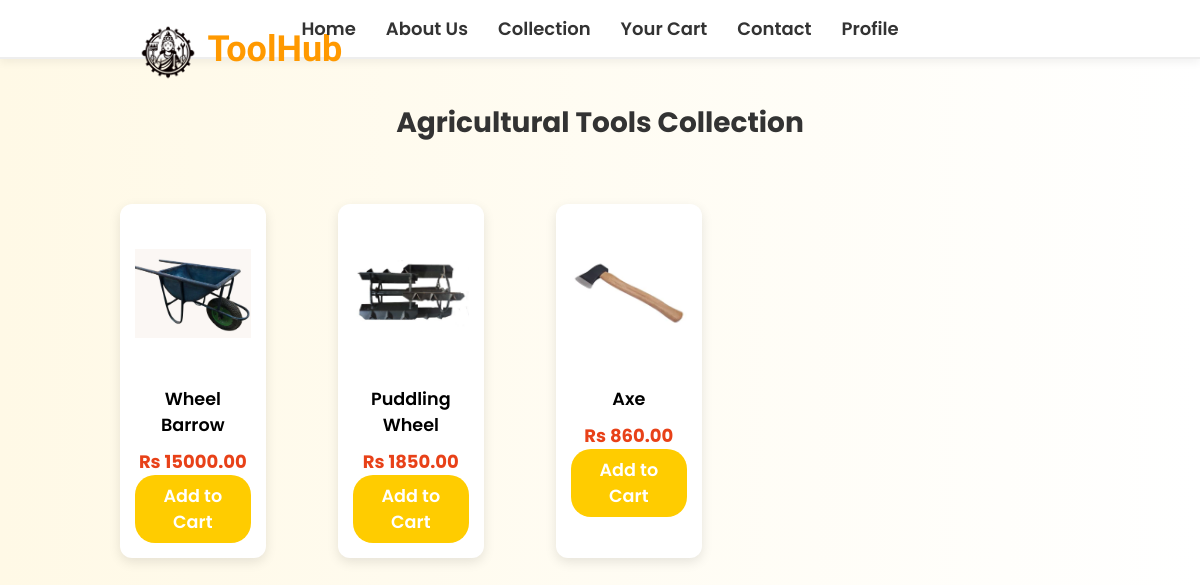
Before: /agriculturaltool/ with the older database file.
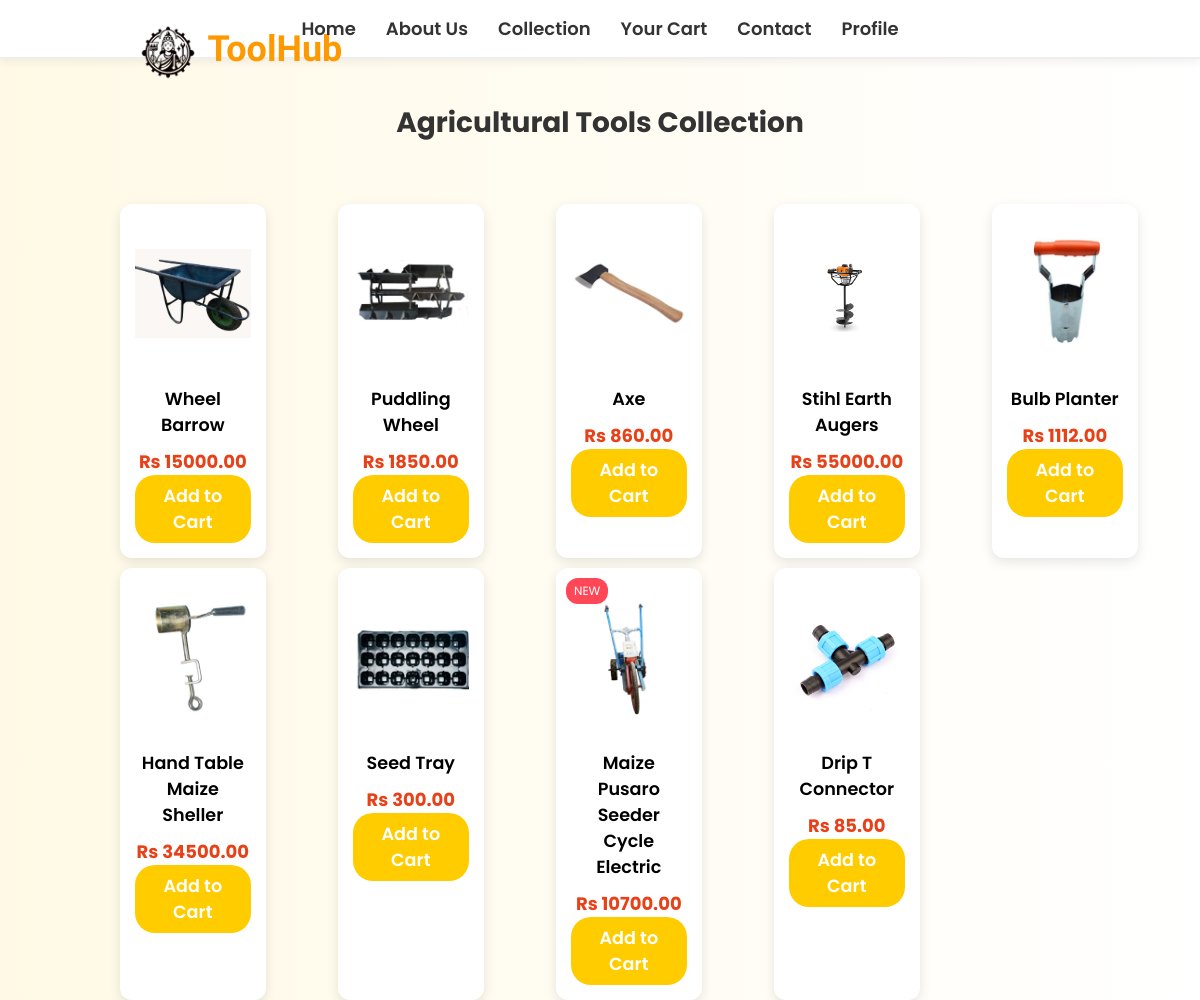
After: the same page with the newer database file.
### hardware/models.py (models this page shows, shortened)
class Product(models.Model):
    pid = ShortUUIDField(primary_key=True,unique=True, length = 10, max_length=20, prefix="prod", alphabet="abcdefgh12345")
    user = models.ForeignKey(User, on_delete=models.SET_NULL, null=True, blank=True)
    category = models.ForeignKey(Category, on_delete=models.SET_NULL, null=True, blank=True)
    name = models.CharField(max_length=100)
    image = models.ImageField(upload_to="user_directory_path") # used to store product image
    description = models.TextField(max_length=500, null=True, blank=True)
    price = models.DecimalField(max_digits=10, decimal_places=2)
    old_price = models.DecimalField(max_digits=10, decimal_places=2, null=True,blank=True)
    label = models.CharField(choices=LABEL_CHOICES, max_length=10, blank=True)  # 'Hot', 'Sale', or empty
    specification = models.TextField(max_length=500, null=True, blank=True)
    product_status = models.CharField(choices = STATUS, max_length=20) # used to check if product is new, used or refurbished
    status = models.CharField(max_length=50, default='Active')  # or any default value you want
    in_stock = models.BooleanField(default=True) #used to check if product is in stock
    featured = models.BooleanField(default=False) #used to check if product is featured
    created_at = models.DateTimeField(auto_now_add=True) # used to check when product was created
    updated_at = models.DateTimeField(auto_now=True) # used to check when product was updated
    class Meta:
        verbose_name_plural = "Products"

### hardware/views.py (the view)
def agricultureTools(request):
    products = Product.objects.filter(category__name='Agricultural Tools')
    context = {
        'products': products
    }
    return render(request, 'hardware/agriculturaltool.html', context)

### templates/hardware/agriculturaltool.html (shortened to what this page needs)
<!DOCTYPE html>
<html lang="en">
   {% load static %}
  <head>
  </head>
  <body>
    <nav>
      <div class="nav-center">
        <a href="/first">Home</a>
        <a href="/aboutus">About Us</a>
        <a href="/collection">Collection</a>
        <a href="/cart">Your Cart</a>
        <a href="/contact">Contact</a>
        <a href="/profile">Profile</a>
      </div>
    </nav>
    <div class="logocontainer">
      <img src="{% static 'hardware/image/logo.png' %}" alt="logoshere" id="logo" />
      <h1 id="firstheader">ToolHub</h1>
    </div>
    <h1 class="page-title">Agricultural Tools Collection</h1>
    <div class="product-grid">
      {% for product in products %}
        <div class="product-card">
          {% if product.label %}
            <span class="badge {{ product.label|lower }}">{{ product.label }}</span>
          {% endif %}
          <img src="{{ product.image.url }}" alt="{{ product.name }}" class="product-image" />
          <h3><a href="/productdetail/{{ product.pid }}" class="product-name">{{ product.name }}</a></h3>
          <p class="price">Rs {{ product.price }}</p>
          <button class="add-to-cart"><a href="/add_to_cart/{{ product.pid }}" class="addtocartname">Add to Cart</a></button>
        </div>
      {% endfor %}
    </div>
  </body>
</html>

### templates/hardware/agriculturaltool.html (style rules this page uses)
* { margin: 0; padding: 0; box-sizing: border-box; font-family: 'Poppins', sans-serif; }
body { font-family: 'Poppins'; background: linear-gradient(to right, #fff9e6, #ffffff); color: #333; }
nav { background: #fff; border-bottom: 2px solid #eee; display: flex; justify-content: center; padding: 15px 20px; box-shadow: 0 4px 8px rgba(0, 0, 0, 0.05); }
.nav-center { display: flex; gap: 30px; }
.nav-center a { color: #333; font-weight: 600; font-size: 18px; text-decoration: none; position: relative; transition: color 0.3s ease; }
.nav-center a::after { content: ''; position: absolute; bottom: -5px; left: 0; width: 0%; height: 2px; background-color: #ffcc00; transition: width 0.3s ease-in-out; }
.logocontainer { display: flex; align-items: center; justify-content: center; margin: 20px 0; margin-top: -2%; margin-left: -60%; }
#logo { height: 60px; margin-right: 10px; margin-top: -0.7%; }
#firstheader { font-family: 'Dancing Script', cursive; font-size: 36px; color: #ff9900; font-weight: bold; margin-top: -1%; }
.page-title { font-size: 28px; color: #333; margin-bottom: 30px; text-align: center; }
.product-grid { display: grid; grid-template-columns: repeat(5, 1fr); gap: 10px; margin-top: 5%; margin-left: 10%; }
.product-card { background: #fff; padding: 15px; border-radius: 12px; box-shadow: 0 4px 12px rgba(0, 0, 0, 0.1); width: 70%; height: 100%; position: relative; transition: transform 0.3s ease; text-align: center; }
.product-image { width: 100%; height: 150px; object-fit: contain; }
.badge { position: absolute; top: 10px; left: 10px; background: #ff4757; color: #fff; font-size: 12px; padding: 4px 8px; border-radius: 12px; text-transform: uppercase; }
.product-name { margin: 10px 0; font-size: 16px; color: black; font-size: 1.1rem; font-weight: 600; display: block; text-decoration: none; }
.price { color: #e84118; font-size: 18px; font-weight: bold; }
.add-to-cart { margin-top: 10px 0; background: #ffcc00; color: #fff; border: none; padding: 8px 15px; border-radius: 20px; cursor: pointer; transition: background 0.3s ease; display: block; text-decoration: none; text-align: center; margin-left: auto; margin-right: auto; }
.addtocartname { display: block; font-family: 'Poppins'; font-size: 1.1rem; font-weight: 600; color: white; text-decoration: none; }

Changed rows visible on the page:
added Product: image (picture), name "Stihl Earth Augers", price "55000.00"
added Product: image (picture), name "Bulb Planter", price "1112.00"
added Product: image (picture), name "Hand Table Maize Sheller", price "34500.00"
added Product: image (picture), name "Seed Tray", price "300.00"
added Product: label "NEW", image (picture), name "Maize Pusaro Seeder Cycle Electric", price "10700.00"
added Product: image (picture), name "Drip T Connector", price "85.00"
